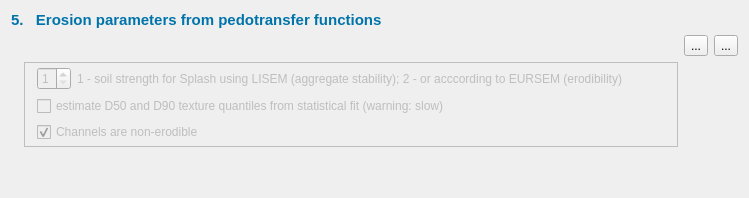
         <widget class="QWidget" name="tab_7">
          <attribute name="icon">
           <iconset resource="resources/lisemdbase.qrc">
            <normaloff>:/2X/eros1bw.png</normaloff>:/2X/eros1bw.png</iconset>
          </attribute>
          <attribute name="title">
           <string/>
          </attribute>
          <layout class="QGridLayout" name="gridLayout_27">
           <item row="0" column="0" colspan="2">
            <widget class="QLabel" name="label_39">
             <property name="sizePolicy">
              <sizepolicy hsizetype="Preferred" vsizetype="Preferred">
               <horstretch>0</horstretch>
               <verstretch>0</verstretch>
              </sizepolicy>
             </property>
             <property name="palette">
              <palette>
               <active>
                <colorrole role="WindowText">
                 <brush brushstyle="SolidPattern">
                  <color alpha="255">
                   <red>0</red>
                   <green>116</green>
                   <blue>170</blue>
                  </color>
                 </brush>
                </colorrole>
               </active>
               <inactive>
                <colorrole role="WindowText">
                 <brush brushstyle="SolidPattern">
                  <color alpha="255">
                   <red>0</red>
                   <green>116</green>
                   <blue>170</blue>
                  </color>
                 </brush>
                </colorrole>
               </inactive>
               <disabled>
                <colorrole role="WindowText">
                 <brush brushstyle="SolidPattern">
                  <color alpha="255">
                   <red>120</red>
                   <green>120</green>
                   <blue>120</blue>
                  </color>
                 </brush>
                </colorrole>
               </disabled>
              </palette>
             </property>
             <property name="font">
              <font>
               <pointsize>11</pointsize>
               <bold>true</bold>
              </font>
             </property>
             <property name="text">
              <string>5.   Erosion parameters from pedotransfer functions</string>
             </property>
            </widget>
           </item>
           <item row="2" column="0">
            <widget class="QLabel" name="label_88">
             <property name="text">
              <string/>
             </property>
            </widget>
           </item>
           <item row="2" column="1">
            <widget class="QFrame" name="erosionoptions">
             <property name="enabled">
              <bool>false</bool>
             </property>
             <property name="sizePolicy">
              <sizepolicy hsizetype="Preferred" vsizetype="Fixed">
               <horstretch>0</horstretch>
               <verstretch>0</verstretch>
              </sizepolicy>
             </property>
             <property name="frameShape">
              <enum>QFrame::Box</enum>
             </property>
             <layout class="QGridLayout" name="gridLayout_26">
              <property name="leftMargin">
               <number>12</number>
              </property>
              <property name="topMargin">
               <number>4</number>
              </property>
              <property name="rightMargin">
               <number>8</number>
              </property>
              <property name="bottomMargin">
               <number>4</number>
              </property>
              <item row="2" column="3">
               <spacer name="horizontalSpacer_10">
                <property name="orientation">
                 <enum>Qt::Horizontal</enum>
                </property>
                <property name="sizeHint" stdset="0">
                 <size>
                  <width>40</width>
                  <height>20</height>
                 </size>
                </property>
               </spacer>
              </item>
              <item row="0" column="1">
               <widget class="QLabel" name="label_87">
                <property name="sizePolicy">
                 <sizepolicy hsizetype="Fixed" vsizetype="Preferred">
                  <horstretch>0</horstretch>
                  <verstretch>0</verstretch>
                 </sizepolicy>
                </property>
                <property name="text">
                 <string>1 - soil strength for Splash using LISEM (aggregate stability); 2 - or acccording to EURSEM (erodibility)</string>
                </property>
               </widget>
              </item>
              <item row="0" column="0">
               <widget class="QSpinBox" name="spin_Splash">
                <property name="sizePolicy">
                 <sizepolicy hsizetype="Fixed" vsizetype="Fixed">
                  <horstretch>0</horstretch>
                  <verstretch>0</verstretch>
                 </sizepolicy>
                </property>
                <property name="minimum">
                 <number>1</number>
                </property>
                <property name="maximum">
                 <number>2</number>
                </property>
               </widget>
              </item>
              <item row="1" column="0" colspan="3">
               <widget class="QCheckBox" name="checkBox_D50">
                <property name="font">
                 <font>
                  <pointsize>9</pointsize>
                  <bold>false</bold>
                 </font>
                </property>
                <property name="text">
                 <string>estimate D50 and D90 texture quantiles from statistical fit (warning: slow)</string>
                </property>
               </widget>
              </item>
              <item row="2" column="0" colspan="2">
               <widget class="QCheckBox" name="checkBox_ChannelsNoErosion">
                <property name="font">
                 <font>
                  <pointsize>9</pointsize>
                  <bold>false</bold>
                 </font>
                </property>
                <property name="text">
                 <string>Channels are non-erodible</string>
                </property>
                <property name="checked">
                 <bool>true</bool>
                </property>
               </widget>
              </item>
             </layout>
            </widget>
           </item>
           <item row="1" column="2">
            <widget class="QToolButton" name="toolButton_resetEros">
             <property name="text">
              <string>...</string>
             </property>
             <property name="icon">
              <iconset resource="resources/lisemdbase.qrc">
               <normaloff>:/2X/reset.png</normaloff>:/2X/reset.png</iconset>
             </property>
            </widget>
           </item>
           <item row="3" column="1">
            <spacer name="verticalSpacer_5">
             <property name="orientation">
              <enum>Qt::Vertical</enum>
             </property>
             <property name="sizeHint" stdset="0">
              <size>
               <width>20</width>
               <height>40</height>
              </size>
             </property>
            </spacer>
           </item>
           <item row="1" column="3">
            <widget class="QToolButton" name="toolButton_help7">
             <property name="text">
              <string>...</string>
             </property>
             <property name="icon">
              <iconset resource="resources/lisemdbase.qrc">
               <normaloff>:/2X/question-mark-button2x.png</normaloff>:/2X/question-mark-button2x.png</iconset>
             </property>
            </widget>
           </item>
          </layout>
         </widget>
